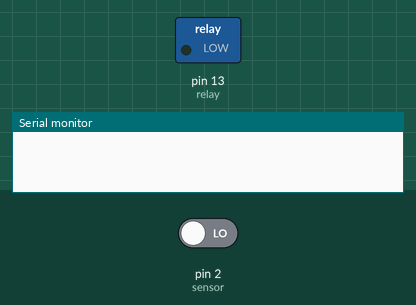
Recording of a sketch running on a simulated Arduino Uno, built with avr-gcc and run on an emulated ATmega328P. Parts: switched loads named in the sketch (green lamp = pin HIGH), the last lines printed to the serial monitor. Inputs (shaded band) come from the test bench; at power-on: pin 2 (sensor) LOW.

Above: at 1.2 s.
1.3 s: pin 2 (sensor) driven HIGH
At 2.0 s:
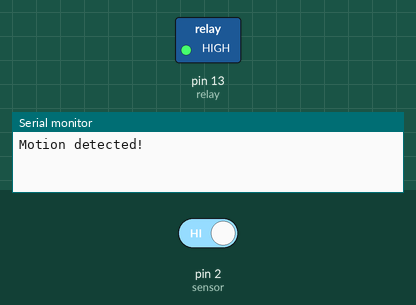
2.9 s: pin 2 (sensor) driven LOW
At 3.2 s:
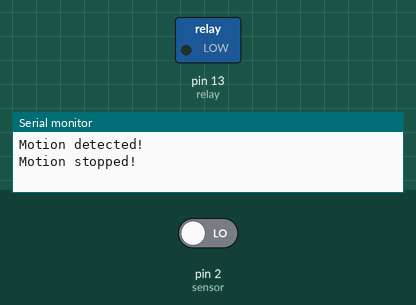
Timing chart, 0 to 5.9 s (numbered marks = the images above; inputs shaded):
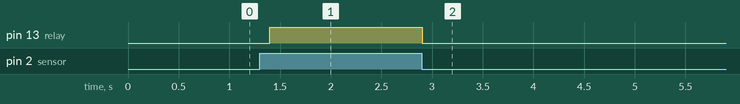

Measured:
- after the input at 1.3 s, pin 13 (relay): LOW → HIGH after 0.10 s
- after the input at 2.9 s, pin 13 (relay): HIGH → LOW at once

The sketch:

Smart_fridge_lock.ino
```cpp
int relay = 13;                // the pin that the LED is atteched to
int sensor = 2;              // the pin that the sensor is atteched to
int state = LOW;             // by default, no motion detected
int val = 0;                 // variable to store the sensor status (value)

void setup() {
  pinMode(relay, OUTPUT);      // initalize LED as an output
  pinMode(sensor, INPUT);    // initialize sensor as an input
  Serial.begin(9600);        // initialize serial
}

void loop(){
  val = digitalRead(sensor);   // read sensor value
  if (val == HIGH) {           // check if the sensor is HIGH
    digitalWrite(relay, HIGH);   // turn LED ON
    delay(100);                // delay 100 milliseconds

    if (state == LOW) {
      Serial.println("Motion detected!");
      state = HIGH;       // update variable state to HIGH
    }
  }
  else {
      digitalWrite(relay, LOW); // turn LED OFF
      delay(200);             // delay 200 milliseconds

      if (state == HIGH){
        Serial.println("Motion stopped!");
        state = LOW;       // update variable state to LOW
    }
  }
}
```
